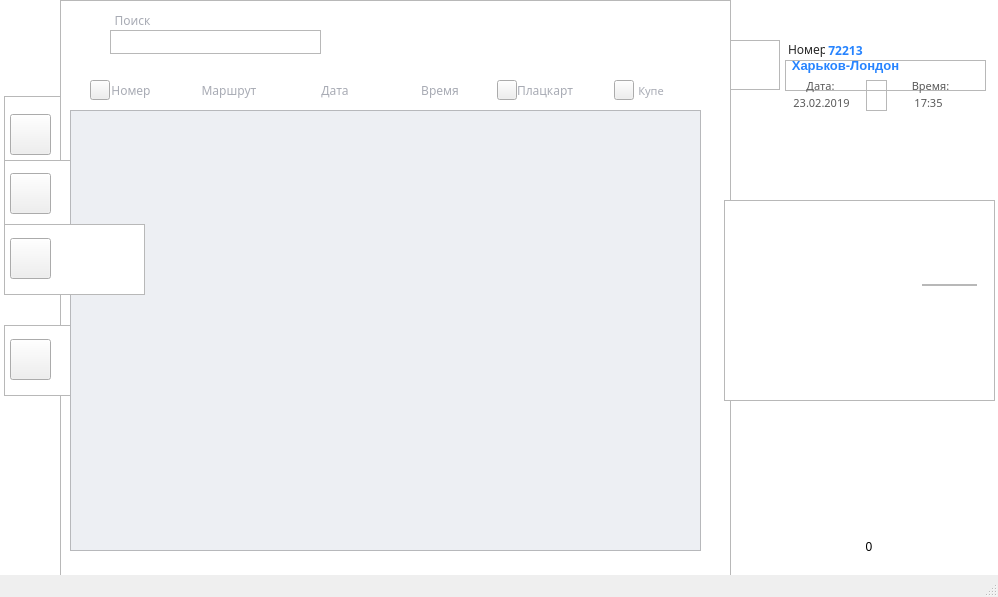
<?xml version="1.0" encoding="UTF-8"?>
<ui version="4.0">
 <class>MainWindow</class>
 <widget class="QMainWindow" name="MainWindow">
  <property name="geometry">
   <rect>
    <x>0</x>
    <y>0</y>
    <width>998</width>
    <height>597</height>
   </rect>
  </property>
  <property name="windowTitle">
   <string>MainWindow</string>
  </property>
  <property name="styleSheet">
   <string notr="true"/>
  </property>
  <property name="unifiedTitleAndToolBarOnMac">
   <bool>false</bool>
  </property>
  <widget class="QWidget" name="centralwidget">
   <widget class="QLabel" name="label_5">
    <property name="geometry">
     <rect>
      <x>450</x>
      <y>140</y>
      <width>51</width>
      <height>21</height>
     </rect>
    </property>
    <property name="layoutDirection">
     <enum>Qt::LeftToRight</enum>
    </property>
    <property name="styleSheet">
     <string notr="true">font-family: Roboto;
font-style: normal;
font-weight: 500;
line-height: 28px;
/* identical to box height, or 200% */

display: flex;
align-items: center;
</string>
    </property>
    <property name="text">
     <string>Диагноз:</string>
    </property>
    <property name="textFormat">
     <enum>Qt::AutoText</enum>
    </property>
   </widget>
   <widget class="QListWidget" name="listWidget">
    <property name="geometry">
     <rect>
      <x>70</x>
      <y>110</y>
      <width>631</width>
      <height>441</height>
     </rect>
    </property>
    <property name="styleSheet">
     <string notr="true">QListWidget
{
background: #EDEFF3;
}</string>
    </property>
   </widget>
   <widget class="QPushButton" name="AddPasient">
    <property name="geometry">
     <rect>
      <x>10</x>
      <y>173</y>
      <width>41</width>
      <height>41</height>
     </rect>
    </property>
    <property name="styleSheet">
     <string notr="true">border-image: url(:/PicResource/Iconly/Iconly/Light-outline/Plus.png);</string>
    </property>
    <property name="text">
     <string/>
    </property>
   </widget>
   <widget class="QTextEdit" name="Search_Text">
    <property name="geometry">
     <rect>
      <x>110</x>
      <y>30</y>
      <width>211</width>
      <height>24</height>
     </rect>
    </property>
    <property name="styleSheet">
     <string notr="true">border-image: url(:/PicResource/Search.png);</string>
    </property>
   </widget>
   <widget class="QPushButton" name="SortNumTrain">
    <property name="enabled">
     <bool>true</bool>
    </property>
    <property name="geometry">
     <rect>
      <x>90</x>
      <y>80</y>
      <width>20</width>
      <height>20</height>
     </rect>
    </property>
    <property name="maximumSize">
     <size>
      <width>167000</width>
      <height>16777215</height>
     </size>
    </property>
    <property name="baseSize">
     <size>
      <width>0</width>
      <height>0</height>
     </size>
    </property>
    <property name="styleSheet">
     <string notr="true">border-image: url(:/PicResource/Arrow - Down 2.png);</string>
    </property>
    <property name="text">
     <string/>
    </property>
   </widget>
   <widget class="QGraphicsView" name="graphicsView">
    <property name="geometry">
     <rect>
      <x>60</x>
      <y>0</y>
      <width>671</width>
      <height>591</height>
     </rect>
    </property>
    <property name="styleSheet">
     <string notr="true">border-image: url(:/PicResource/Rectangle 4.png);</string>
    </property>
   </widget>
   <widget class="QGraphicsView" name="graphicsView_2">
    <property name="geometry">
     <rect>
      <x>-10</x>
      <y>-30</y>
      <width>201</width>
      <height>621</height>
     </rect>
    </property>
    <property name="styleSheet">
     <string notr="true">border-image: url(:/PicResource/TTT.png);
</string>
    </property>
   </widget>
   <widget class="QGraphicsView" name="graphicsView_3">
    <property name="geometry">
     <rect>
      <x>730</x>
      <y>40</y>
      <width>50</width>
      <height>50</height>
     </rect>
    </property>
    <property name="styleSheet">
     <string notr="true">border-image: url(:/PicResource/Train01.png);
</string>
    </property>
   </widget>
   <widget class="QGraphicsView" name="graphicsView_4">
    <property name="geometry">
     <rect>
      <x>640</x>
      <y>-10</y>
      <width>371</width>
      <height>601</height>
     </rect>
    </property>
    <property name="styleSheet">
     <string notr="true"/>
    </property>
   </widget>
   <widget class="QLabel" name="FIO_Label">
    <property name="geometry">
     <rect>
      <x>788</x>
      <y>40</y>
      <width>37</width>
      <height>19</height>
     </rect>
    </property>
    <property name="layoutDirection">
     <enum>Qt::LeftToRight</enum>
    </property>
    <property name="styleSheet">
     <string notr="true">
font-family: Rokkitt;
font-style: normal;


/* identical to box height, or 200% */

display: flex;
align-items: center;

/* Grey / grey-9 */

color: #262626;</string>
    </property>
    <property name="text">
     <string>Номер:</string>
    </property>
    <property name="textFormat">
     <enum>Qt::AutoText</enum>
    </property>
   </widget>
   <widget class="QLabel" name="NumTrain_T">
    <property name="geometry">
     <rect>
      <x>820</x>
      <y>40</y>
      <width>51</width>
      <height>20</height>
     </rect>
    </property>
    <property name="font">
     <font>
      <family>Rokkitt</family>
      <weight>75</weight>
      <italic>false</italic>
      <bold>true</bold>
     </font>
    </property>
    <property name="tabletTracking">
     <bool>false</bool>
    </property>
    <property name="acceptDrops">
     <bool>false</bool>
    </property>
    <property name="layoutDirection">
     <enum>Qt::LeftToRight</enum>
    </property>
    <property name="styleSheet">
     <string notr="true">
font-family: Rokkitt;
font-style: normal;
font-weight: bold;

line-height: 22px;
/* identical to box height, or 122% */


color: #2784FF;
</string>
    </property>
    <property name="frameShape">
     <enum>QFrame::NoFrame</enum>
    </property>
    <property name="lineWidth">
     <number>1</number>
    </property>
    <property name="text">
     <string>72213</string>
    </property>
    <property name="textFormat">
     <enum>Qt::PlainText</enum>
    </property>
    <property name="scaledContents">
     <bool>false</bool>
    </property>
    <property name="alignment">
     <set>Qt::AlignCenter</set>
    </property>
   </widget>
   <widget class="QLabel" name="RouteTrain_T">
    <property name="geometry">
     <rect>
      <x>785</x>
      <y>55</y>
      <width>121</width>
      <height>20</height>
     </rect>
    </property>
    <property name="font">
     <font>
      <pointsize>-1</pointsize>
      <weight>75</weight>
      <italic>false</italic>
      <bold>true</bold>
     </font>
    </property>
    <property name="tabletTracking">
     <bool>false</bool>
    </property>
    <property name="acceptDrops">
     <bool>false</bool>
    </property>
    <property name="layoutDirection">
     <enum>Qt::LeftToRight</enum>
    </property>
    <property name="styleSheet">
     <string notr="true">family: Rokkitt;
font-style: normal;
font-weight: bold;
font-size: 13px;
line-height: 22px;
/* identical to box height, or 137% */


color: #2784FF;
</string>
    </property>
    <property name="frameShape">
     <enum>QFrame::NoFrame</enum>
    </property>
    <property name="lineWidth">
     <number>1</number>
    </property>
    <property name="text">
     <string>Харьков-Лондон</string>
    </property>
    <property name="textFormat">
     <enum>Qt::PlainText</enum>
    </property>
    <property name="scaledContents">
     <bool>false</bool>
    </property>
    <property name="alignment">
     <set>Qt::AlignCenter</set>
    </property>
   </widget>
   <widget class="QFrame" name="frame">
    <property name="enabled">
     <bool>false</bool>
    </property>
    <property name="geometry">
     <rect>
      <x>785</x>
      <y>60</y>
      <width>201</width>
      <height>31</height>
     </rect>
    </property>
    <property name="styleSheet">
     <string notr="true">image: url(:/PicResource/Line 1.png);</string>
    </property>
    <property name="frameShape">
     <enum>QFrame::StyledPanel</enum>
    </property>
    <property name="frameShadow">
     <enum>QFrame::Raised</enum>
    </property>
   </widget>
   <widget class="QLabel" name="Date_T">
    <property name="geometry">
     <rect>
      <x>777</x>
      <y>92</y>
      <width>89</width>
      <height>21</height>
     </rect>
    </property>
    <property name="font">
     <font>
      <family>Rokkitt</family>
      <pointsize>-1</pointsize>
      <weight>50</weight>
      <italic>false</italic>
      <bold>false</bold>
     </font>
    </property>
    <property name="tabletTracking">
     <bool>false</bool>
    </property>
    <property name="acceptDrops">
     <bool>false</bool>
    </property>
    <property name="layoutDirection">
     <enum>Qt::LeftToRight</enum>
    </property>
    <property name="styleSheet">
     <string notr="true">
font-family: Rokkitt;
font-style: normal;
font-weight: normal;
font-size: 11px;
line-height: 22px;
/* identical to box height, or 157% */

text-align: center;

/* Grey / grey-8 */

color: #595959;</string>
    </property>
    <property name="frameShape">
     <enum>QFrame::NoFrame</enum>
    </property>
    <property name="lineWidth">
     <number>1</number>
    </property>
    <property name="text">
     <string>23.02.2019</string>
    </property>
    <property name="textFormat">
     <enum>Qt::PlainText</enum>
    </property>
    <property name="scaledContents">
     <bool>false</bool>
    </property>
    <property name="alignment">
     <set>Qt::AlignCenter</set>
    </property>
   </widget>
   <widget class="QLabel" name="GendText_2">
    <property name="geometry">
     <rect>
      <x>790</x>
      <y>75</y>
      <width>61</width>
      <height>21</height>
     </rect>
    </property>
    <property name="font">
     <font>
      <family>Rokkitt</family>
      <pointsize>-1</pointsize>
      <weight>50</weight>
      <italic>false</italic>
      <bold>false</bold>
     </font>
    </property>
    <property name="tabletTracking">
     <bool>false</bool>
    </property>
    <property name="acceptDrops">
     <bool>false</bool>
    </property>
    <property name="layoutDirection">
     <enum>Qt::LeftToRight</enum>
    </property>
    <property name="styleSheet">
     <string notr="true">
font-family: Rokkitt;
font-style: normal;
font-weight: normal;
font-size: 11px;
line-height: 22px;
/* identical to box height, or 157% */

text-align: center;

/* Grey / grey-8 */

color: #595959;</string>
    </property>
    <property name="frameShape">
     <enum>QFrame::NoFrame</enum>
    </property>
    <property name="lineWidth">
     <number>1</number>
    </property>
    <property name="text">
     <string>Дата:</string>
    </property>
    <property name="textFormat">
     <enum>Qt::PlainText</enum>
    </property>
    <property name="scaledContents">
     <bool>false</bool>
    </property>
    <property name="alignment">
     <set>Qt::AlignCenter</set>
    </property>
   </widget>
   <widget class="QFrame" name="frame_2">
    <property name="enabled">
     <bool>false</bool>
    </property>
    <property name="geometry">
     <rect>
      <x>866</x>
      <y>80</y>
      <width>21</width>
      <height>31</height>
     </rect>
    </property>
    <property name="styleSheet">
     <string notr="true">image: url(:/PicResource/Line02.png);</string>
    </property>
    <property name="frameShape">
     <enum>QFrame::StyledPanel</enum>
    </property>
    <property name="frameShadow">
     <enum>QFrame::Raised</enum>
    </property>
   </widget>
   <widget class="QLabel" name="GendText_3">
    <property name="geometry">
     <rect>
      <x>900</x>
      <y>75</y>
      <width>61</width>
      <height>21</height>
     </rect>
    </property>
    <property name="font">
     <font>
      <family>Rokkitt</family>
      <pointsize>-1</pointsize>
      <weight>50</weight>
      <italic>false</italic>
      <bold>false</bold>
     </font>
    </property>
    <property name="tabletTracking">
     <bool>false</bool>
    </property>
    <property name="acceptDrops">
     <bool>false</bool>
    </property>
    <property name="layoutDirection">
     <enum>Qt::LeftToRight</enum>
    </property>
    <property name="styleSheet">
     <string notr="true">
font-family: Rokkitt;
font-style: normal;
font-weight: normal;
font-size: 11px;
line-height: 22px;
/* identical to box height, or 157% */

text-align: center;

/* Grey / grey-8 */

color: #595959;</string>
    </property>
    <property name="frameShape">
     <enum>QFrame::NoFrame</enum>
    </property>
    <property name="lineWidth">
     <number>1</number>
    </property>
    <property name="text">
     <string>Время:</string>
    </property>
    <property name="textFormat">
     <enum>Qt::PlainText</enum>
    </property>
    <property name="scaledContents">
     <bool>false</bool>
    </property>
    <property name="alignment">
     <set>Qt::AlignCenter</set>
    </property>
   </widget>
   <widget class="QLabel" name="Time_T">
    <property name="geometry">
     <rect>
      <x>884</x>
      <y>92</y>
      <width>89</width>
      <height>21</height>
     </rect>
    </property>
    <property name="font">
     <font>
      <family>Rokkitt</family>
      <pointsize>-1</pointsize>
      <weight>50</weight>
      <italic>false</italic>
      <bold>false</bold>
     </font>
    </property>
    <property name="tabletTracking">
     <bool>false</bool>
    </property>
    <property name="acceptDrops">
     <bool>false</bool>
    </property>
    <property name="layoutDirection">
     <enum>Qt::LeftToRight</enum>
    </property>
    <property name="styleSheet">
     <string notr="true">
font-family: Rokkitt;
font-style: normal;
font-weight: normal;
font-size: 11px;
line-height: 22px;
/* identical to box height, or 157% */

text-align: center;

/* Grey / grey-8 */

color: #595959;</string>
    </property>
    <property name="frameShape">
     <enum>QFrame::NoFrame</enum>
    </property>
    <property name="lineWidth">
     <number>1</number>
    </property>
    <property name="text">
     <string>17:35</string>
    </property>
    <property name="textFormat">
     <enum>Qt::PlainText</enum>
    </property>
    <property name="scaledContents">
     <bool>false</bool>
    </property>
    <property name="alignment">
     <set>Qt::AlignCenter</set>
    </property>
   </widget>
   <widget class="QGraphicsView" name="graphicsView_5">
    <property name="geometry">
     <rect>
      <x>724</x>
      <y>200</y>
      <width>271</width>
      <height>201</height>
     </rect>
    </property>
    <property name="styleSheet">
     <string notr="true">border-image: url(:/PicResource/Rectangle 9.png);
</string>
    </property>
   </widget>
   <widget class="QLabel" name="FIO_Label_2">
    <property name="geometry">
     <rect>
      <x>740</x>
      <y>210</y>
      <width>180</width>
      <height>70</height>
     </rect>
    </property>
    <property name="font">
     <font>
      <family>Rockwell</family>
      <pointsize>14</pointsize>
      <weight>50</weight>
      <italic>false</italic>
      <bold>false</bold>
     </font>
    </property>
    <property name="layoutDirection">
     <enum>Qt::LeftToRight</enum>
    </property>
    <property name="styleSheet">
     <string notr="true">

color: #FFFFFF;
</string>
    </property>
    <property name="text">
     <string>Свободные места в Плацкарте:</string>
    </property>
    <property name="textFormat">
     <enum>Qt::AutoText</enum>
    </property>
    <property name="scaledContents">
     <bool>true</bool>
    </property>
    <property name="wordWrap">
     <bool>true</bool>
    </property>
    <property name="openExternalLinks">
     <bool>false</bool>
    </property>
   </widget>
   <widget class="QLabel" name="FIO_Label_3">
    <property name="geometry">
     <rect>
      <x>740</x>
      <y>290</y>
      <width>180</width>
      <height>70</height>
     </rect>
    </property>
    <property name="font">
     <font>
      <family>Rockwell</family>
      <pointsize>14</pointsize>
      <weight>50</weight>
      <italic>false</italic>
      <bold>false</bold>
     </font>
    </property>
    <property name="layoutDirection">
     <enum>Qt::LeftToRight</enum>
    </property>
    <property name="styleSheet">
     <string notr="true">

color: #FFFFFF;
</string>
    </property>
    <property name="text">
     <string>Свободные места в Купе:</string>
    </property>
    <property name="textFormat">
     <enum>Qt::AutoText</enum>
    </property>
    <property name="scaledContents">
     <bool>true</bool>
    </property>
    <property name="wordWrap">
     <bool>true</bool>
    </property>
    <property name="openExternalLinks">
     <bool>false</bool>
    </property>
   </widget>
   <widget class="QLabel" name="Plaz_T">
    <property name="geometry">
     <rect>
      <x>910</x>
      <y>220</y>
      <width>71</width>
      <height>51</height>
     </rect>
    </property>
    <property name="font">
     <font>
      <family>Roboto Mono</family>
      <pointsize>-1</pointsize>
      <weight>75</weight>
      <italic>false</italic>
      <bold>true</bold>
     </font>
    </property>
    <property name="layoutDirection">
     <enum>Qt::LeftToRight</enum>
    </property>
    <property name="styleSheet">
     <string notr="true">
font-family: Roboto Mono;
font-style: normal;
font-weight: bold;
font-size: 30px;
line-height: 28px;
/* identical to box height, or 58% */

display: flex;
align-items: center;

color: #FFFFFF;</string>
    </property>
    <property name="text">
     <string>421</string>
    </property>
    <property name="textFormat">
     <enum>Qt::AutoText</enum>
    </property>
    <property name="scaledContents">
     <bool>true</bool>
    </property>
    <property name="alignment">
     <set>Qt::AlignCenter</set>
    </property>
    <property name="wordWrap">
     <bool>true</bool>
    </property>
    <property name="openExternalLinks">
     <bool>false</bool>
    </property>
   </widget>
   <widget class="QGraphicsView" name="graphicsView_6">
    <property name="geometry">
     <rect>
      <x>922</x>
      <y>284</y>
      <width>55</width>
      <height>2</height>
     </rect>
    </property>
    <property name="styleSheet">
     <string notr="true">border-image: url(:/PicResource/Rectangle 4.png);</string>
    </property>
   </widget>
   <widget class="QLabel" name="Kupe_T">
    <property name="geometry">
     <rect>
      <x>910</x>
      <y>303</y>
      <width>71</width>
      <height>51</height>
     </rect>
    </property>
    <property name="font">
     <font>
      <family>Roboto Mono</family>
      <pointsize>-1</pointsize>
      <weight>75</weight>
      <italic>false</italic>
      <bold>true</bold>
     </font>
    </property>
    <property name="layoutDirection">
     <enum>Qt::LeftToRight</enum>
    </property>
    <property name="styleSheet">
     <string notr="true">
font-family: Roboto Mono;
font-style: normal;
font-weight: bold;
font-size: 30px;
line-height: 28px;
/* identical to box height, or 58% */

display: flex;
align-items: center;

color: #FFFFFF;</string>
    </property>
    <property name="text">
     <string>41</string>
    </property>
    <property name="textFormat">
     <enum>Qt::AutoText</enum>
    </property>
    <property name="scaledContents">
     <bool>true</bool>
    </property>
    <property name="alignment">
     <set>Qt::AlignCenter</set>
    </property>
    <property name="wordWrap">
     <bool>true</bool>
    </property>
    <property name="openExternalLinks">
     <bool>false</bool>
    </property>
   </widget>
   <widget class="QLabel" name="label_10">
    <property name="geometry">
     <rect>
      <x>285</x>
      <y>70</y>
      <width>100</width>
      <height>41</height>
     </rect>
    </property>
    <property name="styleSheet">
     <string notr="true">
font-family: Rokkitt;
font-style: normal;
font-weight: normal;
line-height: 11px;
/* or 92% */

display: flex;
align-items: center;
text-align: center;

color: #A8ABB4;

mix-blend-mode: normal;
</string>
    </property>
    <property name="text">
     <string>Дата</string>
    </property>
    <property name="alignment">
     <set>Qt::AlignCenter</set>
    </property>
   </widget>
   <widget class="QLabel" name="label_12">
    <property name="geometry">
     <rect>
      <x>495</x>
      <y>70</y>
      <width>100</width>
      <height>41</height>
     </rect>
    </property>
    <property name="styleSheet">
     <string notr="true">
font-family: Rokkitt;
font-style: normal;
font-weight: normal;
line-height: 11px;
/* or 92% */

display: flex;
align-items: center;
text-align: center;

color: #A8ABB4;

mix-blend-mode: normal;
</string>
    </property>
    <property name="text">
     <string>Плацкарт</string>
    </property>
    <property name="alignment">
     <set>Qt::AlignCenter</set>
    </property>
    <property name="wordWrap">
     <bool>true</bool>
    </property>
   </widget>
   <widget class="QLabel" name="label_13">
    <property name="geometry">
     <rect>
      <x>601</x>
      <y>70</y>
      <width>100</width>
      <height>41</height>
     </rect>
    </property>
    <property name="font">
     <font>
      <family>Rokkitt</family>
      <pointsize>8</pointsize>
      <weight>50</weight>
      <italic>false</italic>
      <bold>false</bold>
     </font>
    </property>
    <property name="styleSheet">
     <string notr="true">
font-family: Rokkitt;
font-style: normal;
font-weight: normal;
line-height: 11px;
/* or 92% */

display: flex;
align-items: center;
text-align: center;

color: #A8ABB4;

mix-blend-mode: normal;
</string>
    </property>
    <property name="text">
     <string>Купе</string>
    </property>
    <property name="alignment">
     <set>Qt::AlignCenter</set>
    </property>
    <property name="wordWrap">
     <bool>true</bool>
    </property>
   </widget>
   <widget class="QPushButton" name="SortPlaz">
    <property name="enabled">
     <bool>true</bool>
    </property>
    <property name="geometry">
     <rect>
      <x>497</x>
      <y>80</y>
      <width>20</width>
      <height>20</height>
     </rect>
    </property>
    <property name="maximumSize">
     <size>
      <width>167000</width>
      <height>16777215</height>
     </size>
    </property>
    <property name="baseSize">
     <size>
      <width>0</width>
      <height>0</height>
     </size>
    </property>
    <property name="styleSheet">
     <string notr="true">border-image: url(:/PicResource/Arrow - Down 2.png);</string>
    </property>
    <property name="text">
     <string/>
    </property>
   </widget>
   <widget class="QPushButton" name="SortKupe">
    <property name="enabled">
     <bool>true</bool>
    </property>
    <property name="geometry">
     <rect>
      <x>614</x>
      <y>80</y>
      <width>20</width>
      <height>20</height>
     </rect>
    </property>
    <property name="maximumSize">
     <size>
      <width>167000</width>
      <height>16777215</height>
     </size>
    </property>
    <property name="baseSize">
     <size>
      <width>0</width>
      <height>0</height>
     </size>
    </property>
    <property name="styleSheet">
     <string notr="true">border-image: url(:/PicResource/Arrow - Down 2.png);</string>
    </property>
    <property name="text">
     <string/>
    </property>
   </widget>
   <widget class="QGraphicsView" name="graphicsView_8">
    <property name="geometry">
     <rect>
      <x>4</x>
      <y>96</y>
      <width>141</width>
      <height>71</height>
     </rect>
    </property>
    <property name="styleSheet">
     <string notr="true">border-image: url(:/PicResource/Rectangle 11.png);</string>
    </property>
   </widget>
   <widget class="QPushButton" name="ChangeInfo">
    <property name="geometry">
     <rect>
      <x>10</x>
      <y>238</y>
      <width>41</width>
      <height>41</height>
     </rect>
    </property>
    <property name="styleSheet">
     <string notr="true">border-image: url(:/PicResource/Iconly/Iconly/Light-outline/Edit Square.png);</string>
    </property>
    <property name="text">
     <string/>
    </property>
   </widget>
   <widget class="QGraphicsView" name="graphicsView_9">
    <property name="geometry">
     <rect>
      <x>4</x>
      <y>160</y>
      <width>141</width>
      <height>71</height>
     </rect>
    </property>
    <property name="styleSheet">
     <string notr="true">border-image: url(:/PicResource/Rectangle 11.png);</string>
    </property>
   </widget>
   <widget class="QPushButton" name="Delete_Item">
    <property name="geometry">
     <rect>
      <x>10</x>
      <y>339</y>
      <width>41</width>
      <height>41</height>
     </rect>
    </property>
    <property name="styleSheet">
     <string notr="true">border-image: url(:/PicResource/Iconly/Iconly/Iconly/Light-outline/Close Square.png);</string>
    </property>
    <property name="text">
     <string/>
    </property>
   </widget>
   <widget class="QGraphicsView" name="graphicsView_10">
    <property name="geometry">
     <rect>
      <x>4</x>
      <y>325</y>
      <width>141</width>
      <height>71</height>
     </rect>
    </property>
    <property name="styleSheet">
     <string notr="true">border-image: url(:/PicResource/Rectangle 11.png);</string>
    </property>
   </widget>
   <widget class="QLabel" name="label_20">
    <property name="geometry">
     <rect>
      <x>390</x>
      <y>70</y>
      <width>100</width>
      <height>41</height>
     </rect>
    </property>
    <property name="styleSheet">
     <string notr="true">
font-family: Rokkitt;
font-style: normal;
font-weight: normal;
line-height: 11px;
/* or 92% */

display: flex;
align-items: center;
text-align: center;

color: #A8ABB4;

mix-blend-mode: normal;
</string>
    </property>
    <property name="text">
     <string>Время</string>
    </property>
    <property name="alignment">
     <set>Qt::AlignCenter</set>
    </property>
    <property name="wordWrap">
     <bool>true</bool>
    </property>
   </widget>
   <widget class="QLabel" name="label_21">
    <property name="geometry">
     <rect>
      <x>820</x>
      <y>530</y>
      <width>98</width>
      <height>33</height>
     </rect>
    </property>
    <property name="text">
     <string>0</string>
    </property>
    <property name="alignment">
     <set>Qt::AlignCenter</set>
    </property>
   </widget>
   <widget class="QLabel" name="label_11">
    <property name="geometry">
     <rect>
      <x>179</x>
      <y>70</y>
      <width>100</width>
      <height>41</height>
     </rect>
    </property>
    <property name="styleSheet">
     <string notr="true">
font-family: Rokkitt;
font-style: normal;
font-weight: normal;
line-height: 11px;
/* or 92% */

display: flex;
align-items: center;
text-align: center;

color: #A8ABB4;

mix-blend-mode: normal;
</string>
    </property>
    <property name="text">
     <string>Маршрут</string>
    </property>
    <property name="alignment">
     <set>Qt::AlignCenter</set>
    </property>
   </widget>
   <widget class="QLabel" name="label_22">
    <property name="geometry">
     <rect>
      <x>81</x>
      <y>70</y>
      <width>100</width>
      <height>41</height>
     </rect>
    </property>
    <property name="styleSheet">
     <string notr="true">
font-family: Rokkitt;
font-style: normal;
font-weight: normal;
line-height: 11px;
/* or 92% */

display: flex;
align-items: center;
text-align: center;

color: #A8ABB4;

mix-blend-mode: normal;
</string>
    </property>
    <property name="text">
     <string>Номер</string>
    </property>
    <property name="alignment">
     <set>Qt::AlignCenter</set>
    </property>
   </widget>
   <widget class="QLabel" name="label_23">
    <property name="geometry">
     <rect>
      <x>97</x>
      <y>10</y>
      <width>71</width>
      <height>21</height>
     </rect>
    </property>
    <property name="font">
     <font>
      <family>Rokkitt</family>
      <pointsize>9</pointsize>
      <weight>50</weight>
      <italic>false</italic>
      <bold>false</bold>
     </font>
    </property>
    <property name="styleSheet">
     <string notr="true">
font-family: Rokkitt;
font-style: normal;
font-weight: normal;
line-height: 11px;
/* or 92% */

display: flex;
align-items: center;
text-align: center;

color: #A8ABB4;

mix-blend-mode: normal;
</string>
    </property>
    <property name="text">
     <string>Поиск</string>
    </property>
    <property name="alignment">
     <set>Qt::AlignCenter</set>
    </property>
   </widget>
   <widget class="QPushButton" name="pushButton">
    <property name="geometry">
     <rect>
      <x>10</x>
      <y>114</y>
      <width>41</width>
      <height>41</height>
     </rect>
    </property>
    <property name="styleSheet">
     <string notr="true">border-image: url(:/PicResource/Iconly/Light-outline/Paper.png);</string>
    </property>
    <property name="text">
     <string/>
    </property>
   </widget>
   <widget class="QGraphicsView" name="graphicsView_11">
    <property name="geometry">
     <rect>
      <x>4</x>
      <y>224</y>
      <width>141</width>
      <height>71</height>
     </rect>
    </property>
    <property name="styleSheet">
     <string notr="true">border-image: url(:/PicResource/Rectangle 11.png);</string>
    </property>
   </widget>
   <zorder>graphicsView_2</zorder>
   <zorder>graphicsView_8</zorder>
   <zorder>graphicsView_4</zorder>
   <zorder>graphicsView</zorder>
   <zorder>label_5</zorder>
   <zorder>Search_Text</zorder>
   <zorder>graphicsView_3</zorder>
   <zorder>FIO_Label</zorder>
   <zorder>NumTrain_T</zorder>
   <zorder>RouteTrain_T</zorder>
   <zorder>frame</zorder>
   <zorder>Date_T</zorder>
   <zorder>GendText_2</zorder>
   <zorder>frame_2</zorder>
   <zorder>GendText_3</zorder>
   <zorder>Time_T</zorder>
   <zorder>graphicsView_5</zorder>
   <zorder>FIO_Label_2</zorder>
   <zorder>FIO_Label_3</zorder>
   <zorder>Plaz_T</zorder>
   <zorder>graphicsView_6</zorder>
   <zorder>Kupe_T</zorder>
   <zorder>label_10</zorder>
   <zorder>label_12</zorder>
   <zorder>label_13</zorder>
   <zorder>SortPlaz</zorder>
   <zorder>SortKupe</zorder>
   <zorder>graphicsView_9</zorder>
   <zorder>graphicsView_10</zorder>
   <zorder>Delete_Item</zorder>
   <zorder>listWidget</zorder>
   <zorder>label_20</zorder>
   <zorder>label_21</zorder>
   <zorder>label_11</zorder>
   <zorder>label_22</zorder>
   <zorder>SortNumTrain</zorder>
   <zorder>label_23</zorder>
   <zorder>graphicsView_11</zorder>
   <zorder>pushButton</zorder>
   <zorder>ChangeInfo</zorder>
   <zorder>AddPasient</zorder>
  </widget>
  <widget class="QMenuBar" name="menubar">
   <property name="geometry">
    <rect>
     <x>0</x>
     <y>0</y>
     <width>998</width>
     <height>21</height>
    </rect>
   </property>
  </widget>
  <widget class="QStatusBar" name="statusbar"/>
 </widget>
 <resources>
  <include location="qrc.qrc"/>
 </resources>
 <connections/>
</ui>
